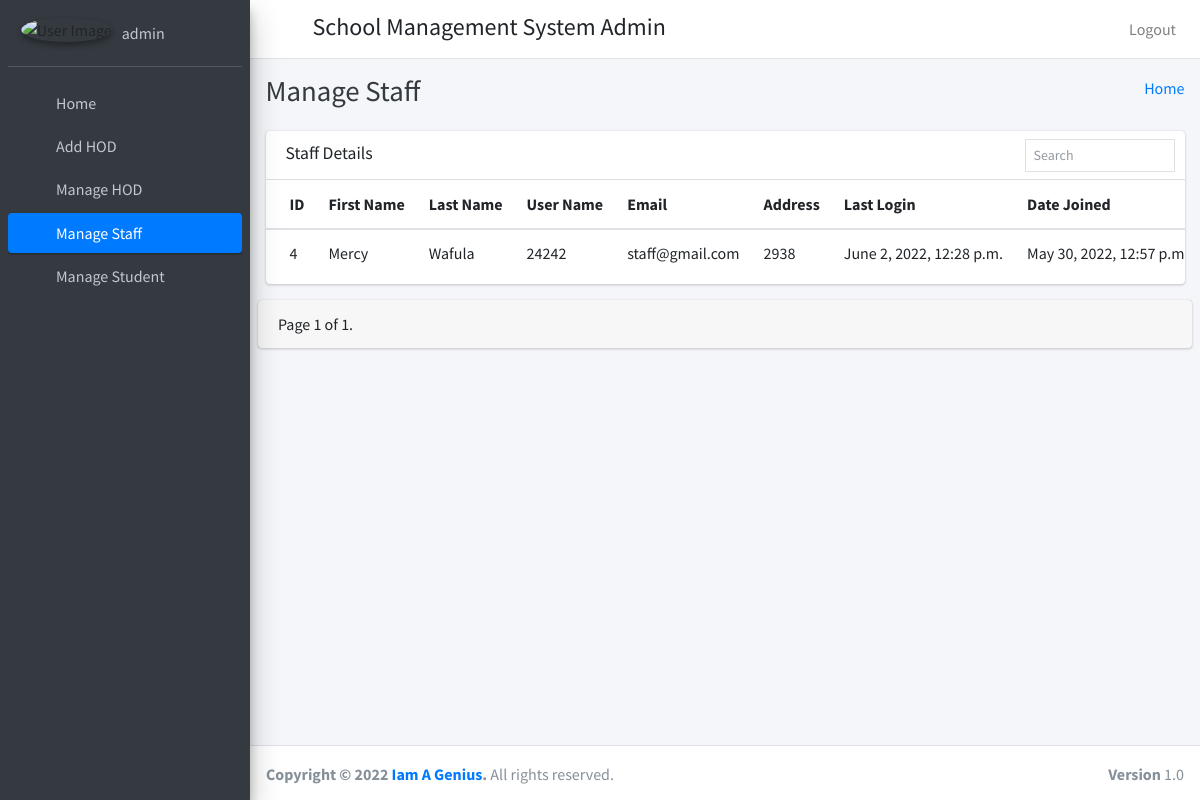
The app's page /Staff (signed in), older data.
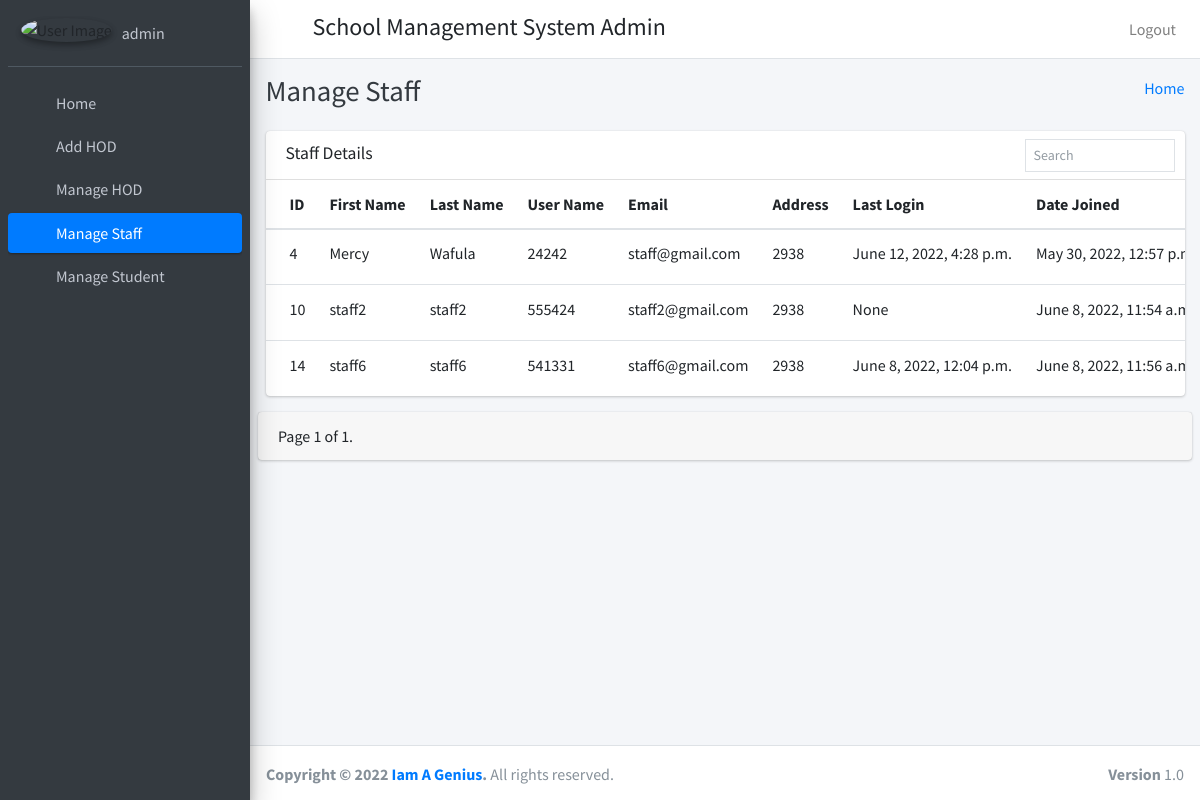
The same page, newer data.
### Student/models.py (models this page shows)
class staff(models.Model):
    id = models.AutoField(primary_key=True)
    admin = models.OneToOneField(CustomUser, on_delete=models.CASCADE)
    address = models.TextField()
    created_at = models.DateTimeField(auto_now_add=True)
    updated_at = models.DateTimeField(auto_now_add=True)
    fcm_token=models.TextField(default="")
    objects=models.Manager()

class CustomUser(AbstractUser):
    user_type_data=((1,"HOD"),(3,"staff"),(4,"student"),(2,"admin"))
    user_type= models.CharField(default=1, choices=user_type_data,max_length=10)

### Student/admin_views.py (the view)
# urls.py: path('Staff',admin_views.Staff,name="Staff"),
def Staff(request):
    staf = staff.objects.all()
    filterstaf = StaffFilter(request.GET,queryset=staf)
    staf = filterstaf.qs
    paginator = Paginator(staf, 10)
    page = request.GET.get('page',1)
    page_obj = paginator.get_page(page)
    page_range = paginator.get_elided_page_range(number=page,on_each_side=3,on_ends=2)
    try:
        staf = paginator.page(page)
    except PageNotAnInteger:
        staf = paginator.page(1)
    except EmptyPage:
        staf = paginator.page(paginator.num_pages)
    context = {
        'staf':staf,
        'filterstaf':filterstaf.form,
        'page_obj':page_obj,
        'page_range':page_range
    }
    return render(request,'admin_template/manage_staff.html',context)

### templates/admin_template/manage_staff.html (shortened to what this page needs)
{% extends 'admin_template/base.html' %}
{% block page_title %} Manage Staff {% endblock page_title %}
{% load static %}
{% load i18n %}
{% block main_content %}
<section class="content" xmlns="http://www.w3.org/1999/html">
    <div class="container-fluid">
       <div class="row">
          <div class="col-12">
            <div class="card">
              <div class="card-header">
                  <h3 class="card-title">Staff Details</h3>
                  <div class="card-tools">
                    <form method="get" class="form-inline">
                      <div class="input-group input-group-sm border" style="width: 150px;">
                        {{filterstaf.admin__username}}
                        <div class="input-group-append">
                          <button class="btn" type="submit">
                            <i class="fas fa-search"></i>
                          </button>
                        </div>
                      </div>
                    </form>
                  </div>
              </div>
              <div class="card-body table-responsive p-0">
                <table class="table table-hover text-nowrap">
                  <thead>
                    <tr>
                      <th>ID</th>
                      <th>First Name</th>
                      <th>Last Name</th>
                      <th>User Name</th>
                      <th>Email</th>
                      <th>Address</th>
                      <th>Last Login</th>
                      <th>Date Joined</th>
                    </tr>
                  </thead>
                  <tbody>
                  {% for staff in staf %}
                    <tr>
                      {% if staff.admin.id == 3 %}
                      {% else %}
                          <td>{{ staff.admin.id }}</td>
                          <td>{{ staff.admin.first_name }}</td>
                          <td>{{ staff.admin.last_name }}</td>
                          <td>{{ staff.admin.username }}</td>
                          <td>{{ staff.admin.email }}</td>
                          <td>{{ staff.address }}</td>
                          <td>{{ staff.admin.last_login }}</td>
                          <td>{{ staff.admin.date_joined }}</td>
                      {% endif %}
                    </tr>
                  {% endfor %}
                  </tbody>
                </table>
              </div>
            </div>
          </div>
        </div>
      </div>
      <div class="card">
           <div class="card-footer">
              <div class="row">
                  <div class="col-lg-6">
                      <div class="pagination">
                          <span class="step-links">
                              <span class="current">
                                   Page  {{ page_obj.number }}  of  {{ page_obj.paginator.num_pages }}.
                              </span>
                          </span>
                      </div>
                  </div>
                  <div class="col-lg-6">
                  </div>
              </div>
          </div>
      </div>
</section>
{% endblock main_content %}

Row changes from the older to the newer data that the page shows:
changed through a linked row, staff "Mercy": admin.last_login "June 2, 2022, 12:28 p.m." → "June 12, 2022, 4:28 p.m."
added staff: admin.id "10", admin.first_name "staff2", admin.last_name "staff2", admin.username "555424", admin.email "staff2@gmail.com", address "2938", admin.last_login "None", admin.date_joined "June 8, 2022, 11:54…"
added staff: admin.id "14", admin.first_name "staff6", admin.last_name "staff6", admin.username "541331", admin.email "staff6@gmail.com", address "2938", admin.last_login "June 8, 2022, 12:04 p.m.", admin.date_joined "June 8, 2022, 11:56…"
